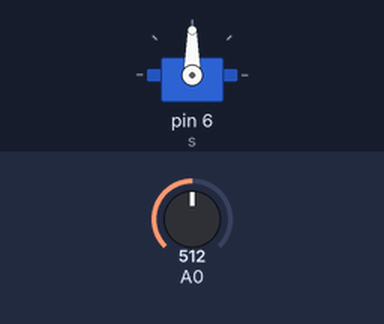
The sketch below on a simulated Arduino Uno, built with avr-gcc and run on an emulated ATmega328P. Parts: servo. Inputs (shaded band) come from the test bench; at power-on: A0 = 512.

Above: at 1.2 s.
1.3 s: A0 set to 716
At 2.4 s:
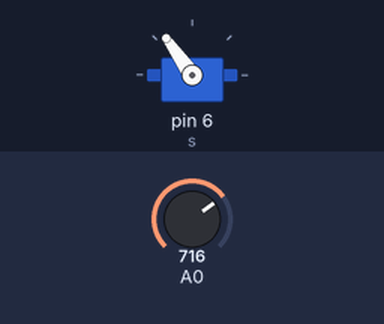
2.8 s: A0 set to 900
At 3.2 s:
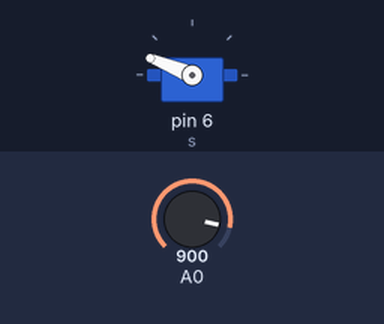
4.3 s: A0 set to 1023
At 4.6 s:
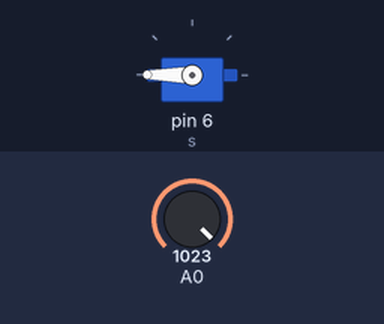
5.8 s: A0 set to 306
At 6.7 s:
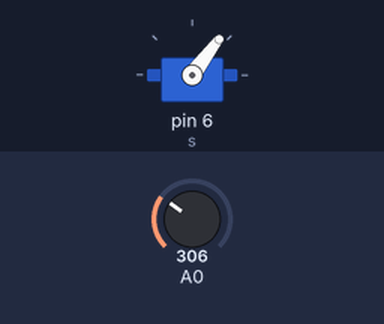
7.3 s: A0 set to 122
At 8.1 s:
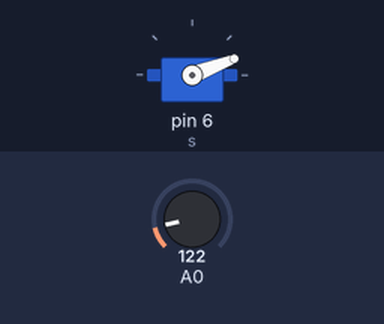
Timing chart, 0 to 9.8 s (numbered marks = the images above; inputs shaded):
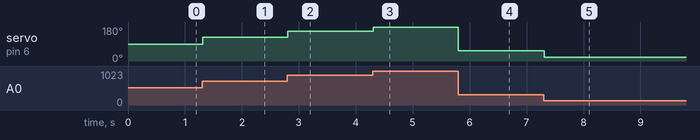

Measured:
- after the input at 1.3 s, servo on pin 6 (s): 90° → 125° at once
- after the input at 2.8 s, servo on pin 6 (s): 125° → 158° at once
- after the input at 4.3 s, servo on pin 6 (s): 158° → 180° at once
- after the input at 5.8 s, servo on pin 6 (s): 180° → 53° at once
- after the input at 7.3 s, servo on pin 6 (s): 53° → 21° at once

The sketch:

Servo_Joystick.ino
```cpp
/*
  Controlling Servo Motor with Joystick
  by Abdullah Fayad
*/

#include <Servo.h> //include the servo library

Servo s;  // create object of servo type

void setup() {
  s.attach(6);  // attaches the servo on pin 6 (PWM pin)
}

void loop() {
  int input = analogRead(0);            // reads the value of the pin of the Joystick (connected to the A0 analog pin) and store it in 'input' variable (value between 0 and 1023)
  input = map(input, 0, 1023, 0, 180);     // scale it to use it with the servo (value between 0 and 180)
  s.write(input);                  // sets the servo position according to the scaled value
  delay(15);                           // waits 15ms for the servo to get there
}
```
